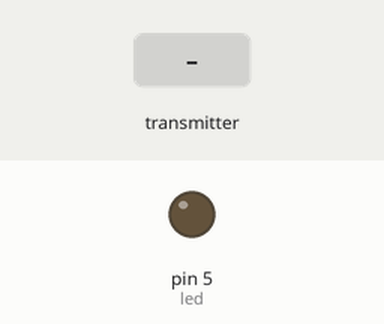
Simulated run of this sketch. Board: Arduino Uno, built with avr-gcc and run on an emulated ATmega328P. On the bench: output pins drawn as LEDs (lit = HIGH). The test bench sets the inputs (shaded band). No radio packets arrive unless stated.

Above: at 4.2 s.
4.3 s: the transmitter starts sending send_payload.0 = 0
At 5.1 s:
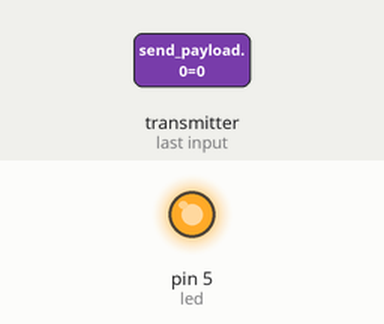
7.3 s: the transmitter starts sending send_payload.1 = 64
Timing chart, 0 to 16.3 s (numbered marks = the images above; inputs shaded):
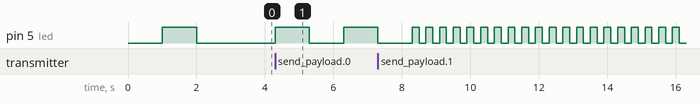

The sketch:

base_test2.ino
```cpp
#include <SPI.h>
#include "nRF24L01.h"
#include "RF24.h"

  // Set up nRF24L01 radio on SPI bus plus pins 3 & 4
  uint8_t cePin = 8              ;
  uint8_t csPin = 9              ;
  RF24 radio(cePin,csPin) ;

  const uint64_t baseAddress = 0x6261736531LL ; //0xF0F0F0F0E1LL ;
  #define DATA_PAYLOAD unsigned int // uint8_t
  int led = 5;

//--------------------------------------------------------------------------------------------------
void setup(void)
{
      pinMode(led, OUTPUT);
      digitalWrite(led, LOW);
      delay(1000);

      radio.begin();
      radio.setPayloadSize(sizeof(DATA_PAYLOAD));
      radio.setRetries(15,15);
       radio.setPALevel(RF24_PA_MAX);
      if(radio.setDataRate(RF24_250KBPS)) {
          successTest(1000);
      }
      radio.setChannel(1);
      radio.setCRCLength(RF24_CRC_16);

      //radio.openWritingPipe(baseAddress);
      radio.openReadingPipe(1, baseAddress);
      radio.openReadingPipe(2, baseAddress);
      radio.openReadingPipe(3, baseAddress);
      radio.openReadingPipe(4, baseAddress);
      radio.openReadingPipe(5, baseAddress);

      radio.startListening() ;
}

//--------------------------------------------------------------------------------------------------
void loop(void) {
     uint8_t  send_payload[2] ;
      send_payload[0] = 0;
      send_payload[1] = 0;

      if ( radio.available() )   {
          radio.read( (uint8_t*)send_payload, sizeof(DATA_PAYLOAD) );
        if (send_payload[1] != 0) {
          successTest(200);
           successTest(200);
            successTest(200);
        }
        else  successTest(1000);
      }
}

//--------------------------------------------------------------------------------------------------
void successTest(int time){
   digitalWrite(led, HIGH );
    delay(time);
    digitalWrite(led, LOW );
    delay(time);
}
```

Measured:
- after the input at 4.3 s, pin 5 (led): LOW → HIGH at once, → LOW 1.0 s later, → HIGH 1.0 s later
